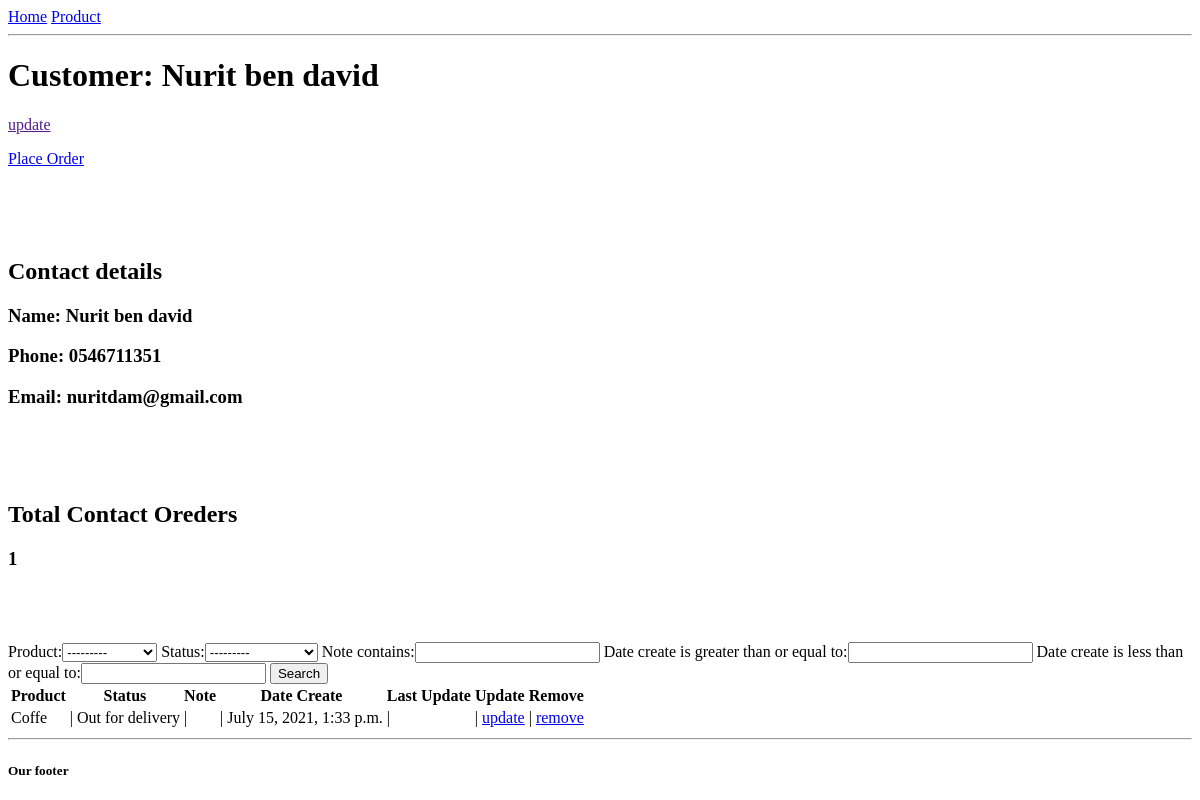
Page /customer/2/ on the earlier database version.
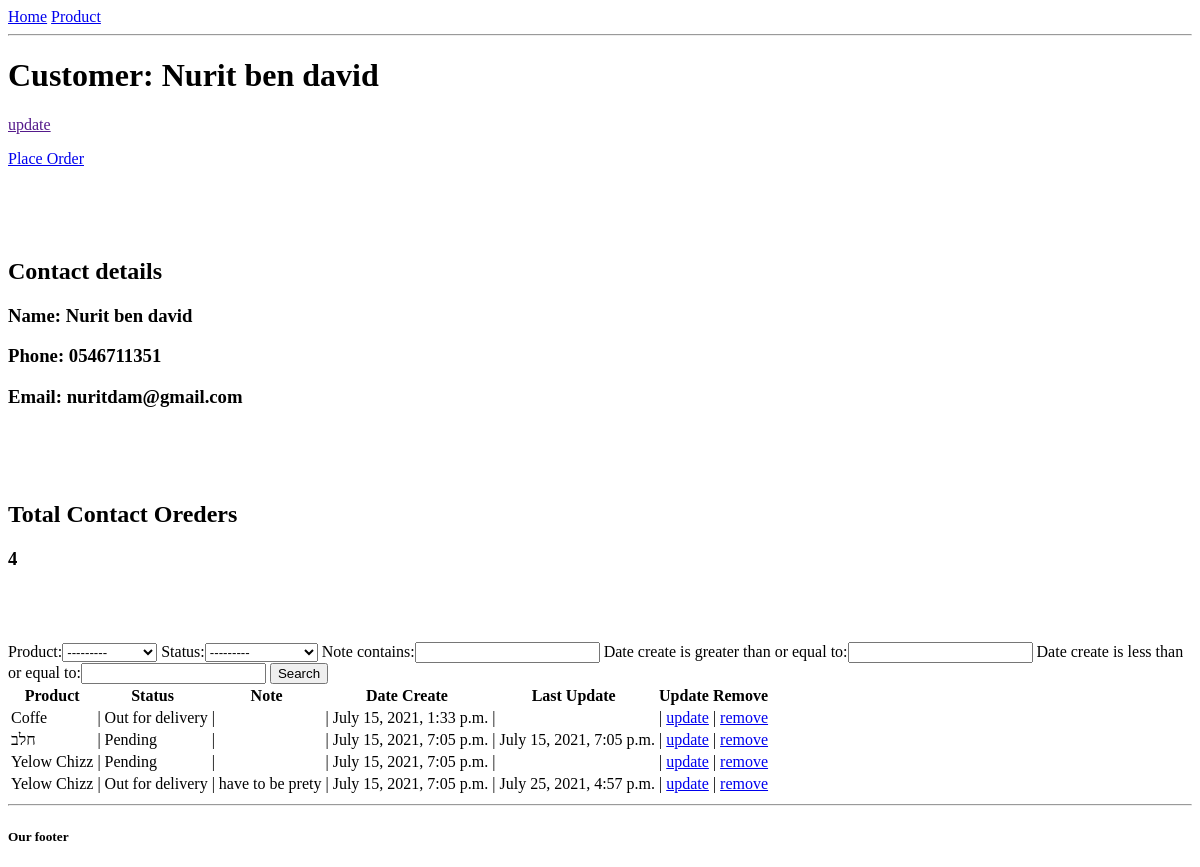
Same page on the later database version.
### accounts/models.py (models this page shows, shortened)
class Customer(models.Model):
    name = models.CharField(max_length=200, null=True)
    phone = models.CharField(max_length=200, null=True)
    email = models.EmailField(max_length=50, null=True)
    date_create = models.DateTimeField(auto_now_add=True, null=True)
    date_update = models.DateTimeField(auto_now_add=False, auto_now=True, null=True)

class Order(models.Model):
    STATUS = (
        ('Pending','Pending'),
        ('Out for delivery', 'Out for delivery'),
        ('Delivered','Delivered')
    )
    customer = models.ForeignKey(Customer, null=True, on_delete=models.SET_NULL)
    product = models.ForeignKey(Product, null=True, on_delete=models.SET_NULL)
    date_create = models.DateTimeField(auto_now_add=True, null=True)
    date_update = models.DateTimeField(auto_now_add=False, auto_now=True, null=True)
    status = models.CharField(max_length=200, null=True, choices=STATUS)
    note = models.CharField(max_length=200, null=True)

class Product(models.Model):
    CATEGORY = (
        ('Indoor','Indoor'),
        ('Outdoor','Outdoor')
    )
    name = models.CharField(max_length=200, null=True)
    price = models.FloatField(null=True)
    category = models.CharField(max_length=200, null=True)
    description = models.CharField(max_length=200, null=True, blank=True)
    date_create = models.DateTimeField(auto_now_add=True, null=True)
    tags = models.ManyToManyField(Tag)
    def __str__(self):
        return self.name

### accounts/views.py (the view)
# urls.py: path('customer/<str:pk>/',customer, name='customer'),
def customer(request, pk):
    customers = Customer.objects.get(id=pk)
    orders_customer = customers.order_set.all() # זה נותן לי את כל ההזמנות במקושרות את לקוח אחד .
    total_orders = orders_customer.count()
    my_filter = OrderFilter(request.GET, queryset=orders_customer) # מגניס את כל החיפוש שלי תחת הקוח שאני בדף שלו
    orders_customer = my_filter.qs
    context = {"customers": customers, "orders": orders_customer, "filter": my_filter, "total_orders": total_orders}
    return render(request, 'accounts/customer.html', context)

### accounts/templates/accounts/customer.html
{% extends 'accounts/main.html'%}
{% block contant %}
<body>
    <h1>Customer: {{customers.name }}</h1>
              <p><a href="">update</p></a>
             <p><a href="{% url 'create_order' customers.id %}">Place Order</p></a>
             <br>
             <br>
             <br>
    <h2>Contact details</h2>
            <h3>Name: {{customers.name }}</h3>
            <h3>Phone: {{customers.phone }}</h3>
            <h3>Email: {{customers.email }}</h3>
<br>
<br>
<br>
<h2>Total Contact Oreders</h2>
            <h3>{{total_orders }}</h3>
<br>
<br>
<br>
<form action="" method="GET">
    {{filter.form}}
    <button type="submit">Search</button>
</form>
<table>
    <tr>
        <th>Product</th>
        <th>Status</th>
        <th>Note</th>
        <th>Date Create</th>
        <th>Last Update</th>
        <th>Update</th>
        <th>Remove</th>
    </tr>
    {%for or in orders%}
        <tr>
            <td>{{or.product}} </td>
            <td> | {{ or.status}}  </td>
                {%if or.note == None%}
                    <td> |   </td>
                {% else %}
                    <td> | {{or.note}}   </td>
                {% endif %}
            {% if or.date_create == or.date_update %}
                <td> | {{ or.date_create}} </td>
                <td> |  </td>
            {% else %}
                <td> | {{ or.date_create}} </td>
                <td> | {{ or.date_update}} </td>
            {% endif %}
            <td> | <a href="{% url 'update_order' or.id %}">update</a></td>
            <td> | <a href="{% url 'delete_order' or.id %}">remove</a></td>
        </tr>
{% endfor %}
</table>
</body>
</html>
{% endblock  %}

### accounts/templates/accounts/main.html (shortened to what this page needs)
<!DOCTYPE html>
<html>
<head>
    <a href="{% url 'home' %}">Home</a>
    <a href="{% url 'product' %}">Product</a>
</head>
<body>
    <hr>
    {% block contant %}
    {% endblock%}
    <hr>
    <h5>Our footer</h5>
</body>
</html>

Differences in the rows shown:
added Order: product "חלב", status "Pending", date_create "July 15, 2021, 7:05 p.m.", date_update "July 15, 2021, 7:05 p.m."
added Order: product "Yelow Chizz", status "Pending", date_create "July 15, 2021, 7:05 p.m."
added Order: product "Yelow Chizz", status "Out for delivery", note "have to be prety", date_create "July 15, 2021, 7:05 p.m.", date_update "July 25, 2021, 4:57 p.m."
Other differences:
{{ total_orders }}: "1" → "4"
